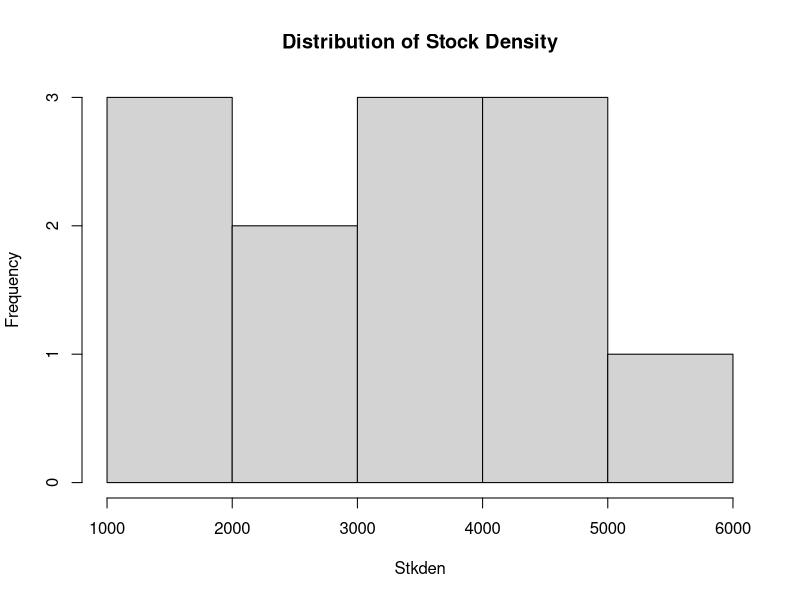
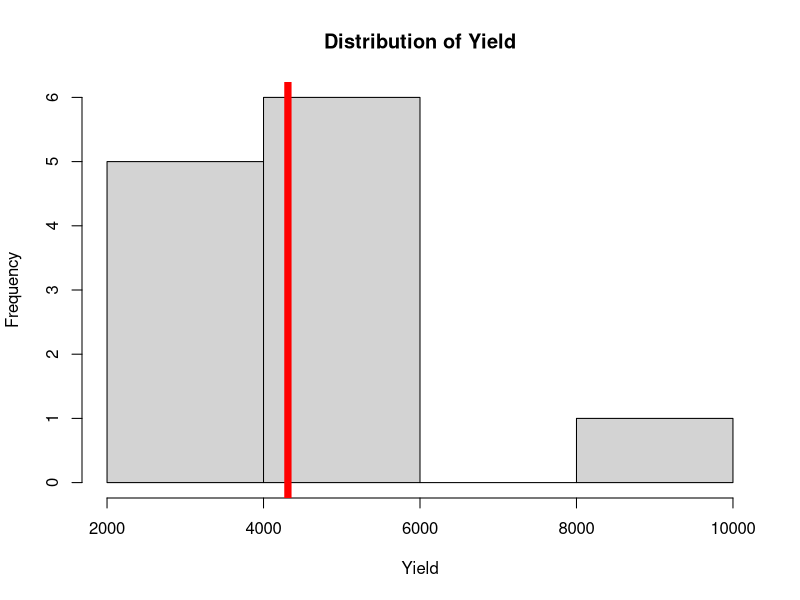
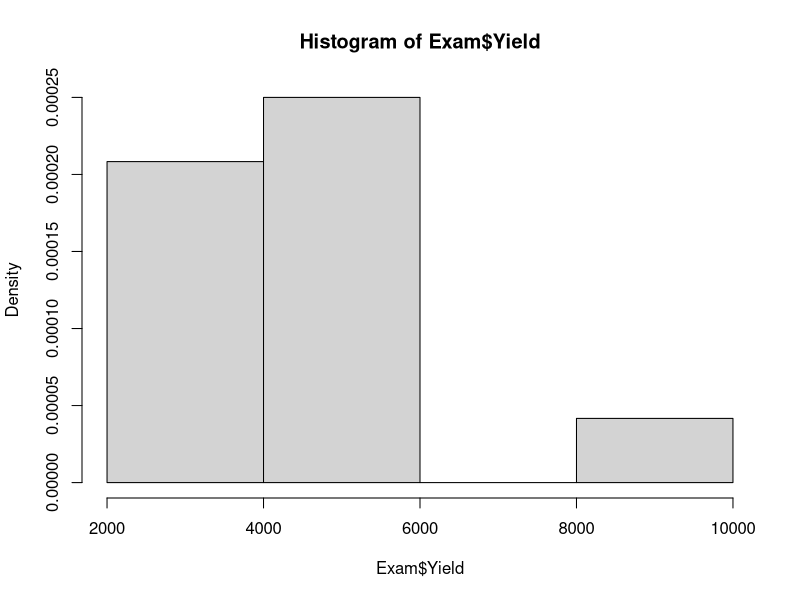
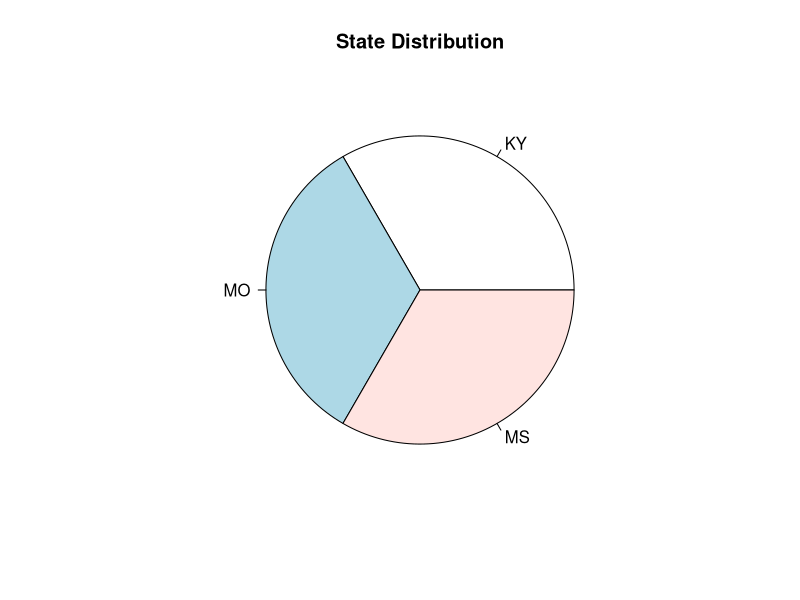
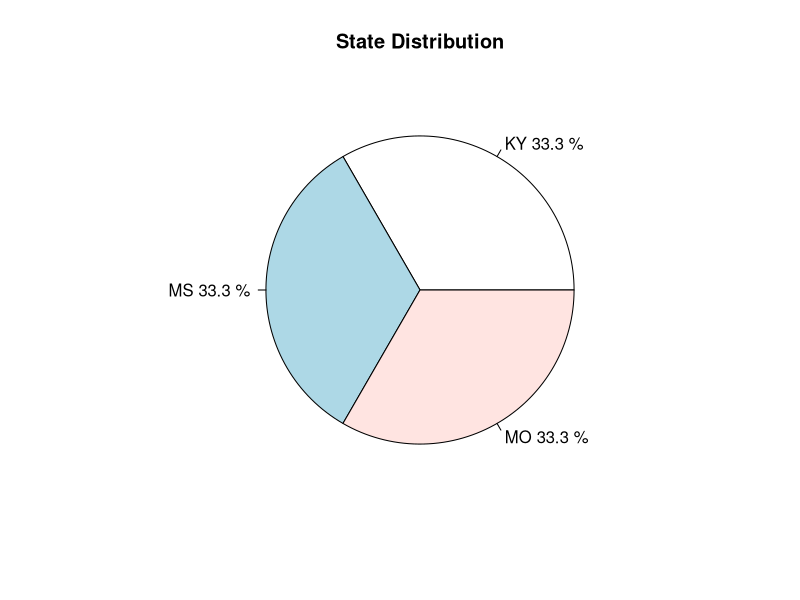
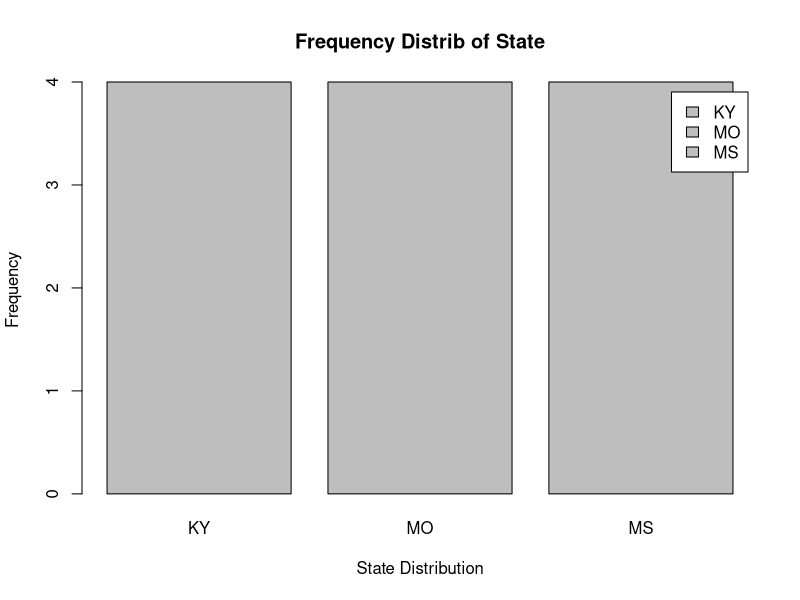
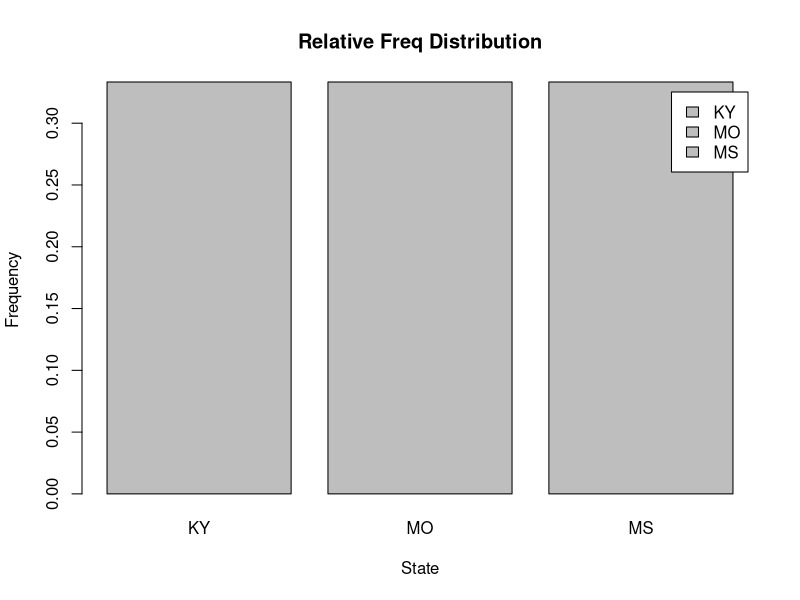
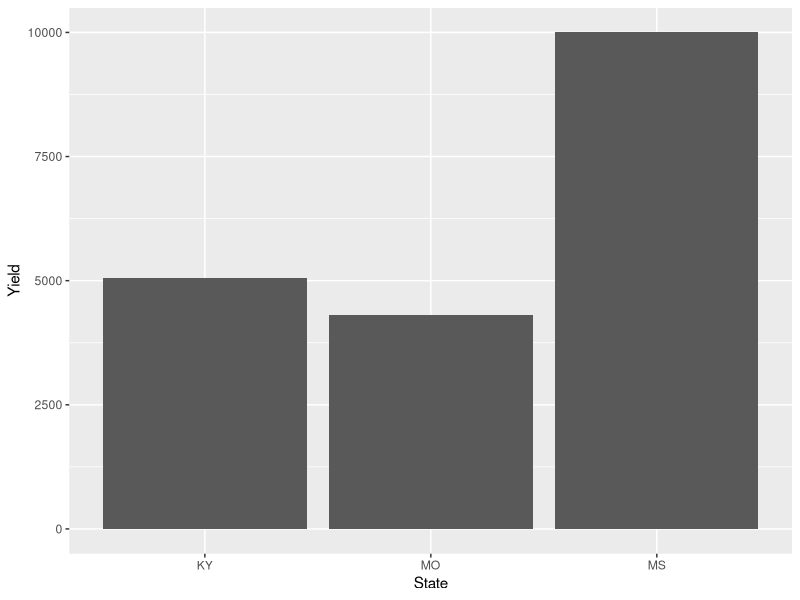

Reproduce these figures in R, in order.
# Entering my Dataset into R
Exam = data.frame(
  Stkden = c(2000, 2300, 4100, 3400, 5000, 3600, 2000, 4500, 4000, 1500, 2200, 6000),
  Feedrate = c(6160, 7406, 10660, 11424, 13300, 10584, 6000, 9000, 8200, 3750, 6000, 15000), 
  Yield = c(2250, 2933, 4305, 3825, 4500, 4266, 2300, 5062, 4800, 3200, 4300, 10000),
  State = c("KY", "MO", "MS", "KY", "MS", "MS", "MO", "KY", "KY", "MO", "MO", "MS"))
#Reading my Dataset named 'Exam'
Exam
#Describing the Stock Density Distribution
hist(Exam$Stkden, xlab='Stkden', ylab='Frequency', main = 'Distribution of Stock Density')
#Describing the Yield Distribution
hist(Exam$Yield, xlab='Yield', ylab='Frequency', main = 'Distribution of Yield')
#This command adds a vertical red line for the mean of Yield Distribution
abline(v = mean(Exam$Yield), col = 'red', lwd = 7)
# Drawing a discrete probability distribution of Yield
hist(Exam$Yield, probability= TRUE)
#State Distribution using pie chart
pie(table(Exam$State),  main = "State Distribution")
# Imputing percentage into the pie chat
Percent = c("33.3", "33.3", "33.3")
State = c("KY", "MS", "MO")
pie(table(Exam$State), labels = paste(State, Percent, "%"), main = "State Distribution")
# Using Barplot to describe the State Distribution
barplot(table(Exam$State), legend = TRUE, xlab = "State Distribution", ylab = "Frequency", main = "Frequency Distrib of State")
# Using Barplot to describe the State Relative Distribution
barplot(table(Exam$State)/length(Exam$State), legend = TRUE, xlab = "State", ylab = "Frequency", main = "Relative Freq Distribution")
#Installing ggplot2 to plot the Yield against the State Distribution
install.packages("ggplot2")
library(ggplot2)
#Barplot of Yield against State distribution
ggplot(Exam, aes(State, Yield)) + geom_bar(stat="identity", position = "dodge")
# Dataset to use to plot my scatterplot
Stkden <- c(2000, 2300, 4100, 3400, 5000, 3600, 2000, 4500, 4000, 1500, 2200, 6000)
Yield <- c(2250, 2933, 4305, 3825, 4500, 4266, 2300, 5062, 4800, 3200, 4300, 10000)
# Create Scatterplot
plot(Stkden, Yield, 
     main="Scatterplot of Stocking Density (StkDen) vs. Yield",
     xlab="Stocking Density (StkDen)",
     ylab="Yield",
     pch=19,  # Point shape
     col="blue"  # Point color
)
#Using summary function to find the descriptive statistics of Stkden
summary(Exam [,"Stkden"])
#Using summary function to find the descriptive statistics of Feedrate
summary(Exam [,"Feedrate"])
#Using summary function to find the descriptive statistics of Yield
summary(Exam [,"Yield"])

